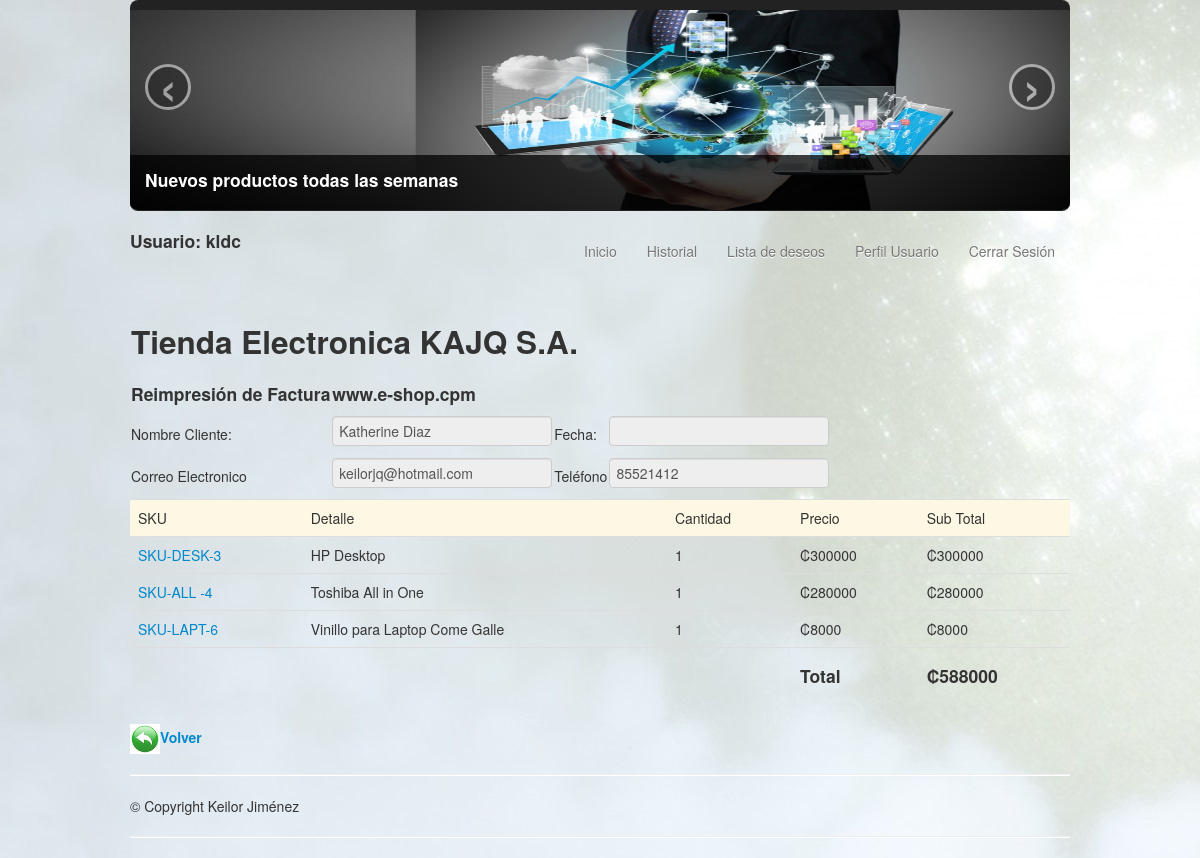
Page /purchase_details.php?id_sale=16 (signed in) on the committed database.
### tables this page shows
CREATE TABLE `person` (
  `user` varchar(12) NOT NULL,
  `name` varchar(15) NOT NULL,
  `last_name` varchar(15) NOT NULL,
  `phone` int(8) NOT NULL,
  `email` varchar(30) NOT NULL
);

CREATE TABLE `sold_products` (
  `id` int(11) NOT NULL,
  `id_sale` int(11) NOT NULL,
  `sku_product` varchar(12) NOT NULL,
  `description` varchar(30) NOT NULL,
  `price` double NOT NULL,
  `sum` int(11) NOT NULL
);

### class/sales.php (called while the page is built, shortened)
<?php
class sales
{
	private $user;
	function sales()
	{
		$this->connect_db 	= $_SESSION['connect'];
		$this->user 		= $_SESSION['username'];
	}
	function products_cart($id_sale){
		$sql = "SELECT sp.*, p.in_stock, (sp.price * sp.sum) total
		FROM sold_products sp
		LEFT JOIN products p
		ON sp.sku_product = p.sku
		WHERE id_sale = '$id_sale'";
		$cont = 0;
		$products = array();
		$qSelect = $this->connect_db->query($sql);
		if ($qSelect <> 'Error') {
			while($product = $qSelect->fetch_object()){
			$products['id='.$cont] = $product->id;
            $products['sku='.$cont] = $product->sku_product;
            $products['description='.$cont] = $product->description;
            $products['price='.$cont] = $product->price;
            $products['sum='.$cont] = $product->sum;
            $products['in_stock='.$cont] = $product->in_stock;
            $products['total='.$cont] = $product->total;
            $cont++;
          	}
          }
        return $products;
	}
	function customer(){
		$sql = "SELECT *, curdate() date FROM person WHERE user = '$this->user'";
		$customer = array();
		$qSelect = mysqli_query($this->connect_db, $sql);
		if ($qSelect <> 'Error') {
			if($qSale = mysqli_fetch_assoc($qSelect)){
				$customer = $qSale;
			}
		}
		return $customer;
	}
	function cart($id_sale){
		$where = "state = 0";
		if ($id_sale <> '') {
			$where = "id_sale = '$id_sale'";
		}
		$sql = "SELECT * FROM sales WHERE user = '$this->user' AND " . $where;
		$qSelect = mysqli_query($this->connect_db, $sql);
		$cart = null;
		if ($qSelect <> 'Error') {
			$cart = mysqli_fetch_assoc($qSelect);
		}
		return $cart;
	}
}
 ?>

### purchase_details.php (the view, shortened to what this page needs)
<?php
include ("class\sales.php");
$id_sale  = isset($_GET["id_sale"]) ? $_GET["id_sale"] : "";
$oSale 	  = new sales();
$customer = $oSale->customer();
$cart 	  = $oSale->cart($id_sale);
$products = $oSale->products_cart($id_sale);
?>
<!DOCTYPE html>
<html>
<head>
    <link href="bootstrap/css/bootstrap.min.css" rel="stylesheet"/>
	<link href="bootstrap/css/bootstrap.css" rel="stylesheet" />
</head>
	<body background="images/fondotot.jpg" style="background-attachment: fixed">
		<div class="container">
			<header class="header">
				<?php include ('include/cabecera.php');?>
			</header>
			<div>
				<?php include ('include/menu.php'); ?>
			</div>
			<br><br>
			<div class = "nav-collapse">
				<table>
					<tr>
						<td colspan="4"><h2>Tienda Electronica KAJQ S.A.</h2></td>
					</tr>
					<tr>
						<td>
							<h4>
								Reimpresión de Factura
							</h4>
						</td>
						<td colspan="4"><h4> www.e-shop.cpm</h4></td>
					</tr>
					<tr>
						<form action="/shopping_car.php?action=to_buy" method="post">
						<td><label>Nombre Cliente:</label></td>
						<td><input type="text" readonly value="<?php echo $customer['name'] . " " . $customer['last_name']; ?>"></td>
						<td><label>Fecha:</label></td>
						<td><input type="text" readonly data-date='' data-date-format="DD MMMM YYYY" value="<?php echo $cart['sale_date']; ?>"></td>
					</tr>
					<tr>
						<td><label>Correo Electronico</label></td>
						<td><input type="email" readonly value="<?php echo $customer['email']; ?>"></td>
						<td><label>Teléfono</label></td>
						<td><input type="number" readonly value="<?php echo $customer['phone']; ?>"></td>
					</tr>
				</table>
			</div>
			<table border='0' class='table table-hover'>
				<tr class='warning'>
					<td>SKU</td>
					<td>Detalle</td>
					<td>Cantidad</td>
					<td>Precio</td>
					<td>Sub Total</td>
				</tr>
				<?php
				$cont = 0;
				$total = 0;
				for ($i=0; $i < count($products)/7; $i++) { ?>
				<tr>
					<td><?php echo "<a href='shopping_car.php?action=details&sku=" . $products['sku='.$cont] . "' >" . $products['sku='.$cont] . "</a> <br/>"; ?></td>
					<td><?php echo $products['description='.$cont]; ?></td>
					<td><?php echo $products['sum='.$cont]; ?>		</td>
					<td><?php echo "₡".$products['price='.$cont]; ?></td>
					<td><?php echo "₡".$products['total='.$cont]; ?></td>
					</tr>
				<?php
					$total = $total + $products['total='.$cont];
					$cont++;
				}
				 ?>
				 <tr>
				 	<td colspan="3"></td>
				 	<td><h4>Total</h4></td>
				 	<td colspan="2"><h4><?php echo "₡".$total ?></h4></td>
				 </tr>
			</table>
			<h5><a href='../shopping_history.php'> <img src='..\images\return.jpg' width='30' title='Volver'>Volver</a></h5>
			<hr/>
			<footer>
				<p>&copy; Copyright Keilor Jiménez</p>
				<hr class="soften"/>
			</footer>
			</div>
	</body>
</html>

### rows in the picture
person: name+last_name "Katherine Diaz", email "keilorjq@hotmail.com", phone "85521412"
sold_products: sum "1", sku_product "SKU-LAPT-6", description "Vinillo para Laptop Come Galle"

### other values in the picture
$_SESSION['username'] "kldc"
$products['sku='.$cont] "SKU-DESK-3"
$products['description='.$cont] "HP Desktop"
$products['price='.$cont] "300000"
$products['total='.$cont] "300000"
$products['sku='.$cont] "SKU-ALL -4"
$products['description='.$cont] "Toshiba All in One"
$products['price='.$cont] "280000"
$products['total='.$cont] "280000"
$products['price='.$cont] "8000"
$products['total='.$cont] "8000"
$total "588000"
